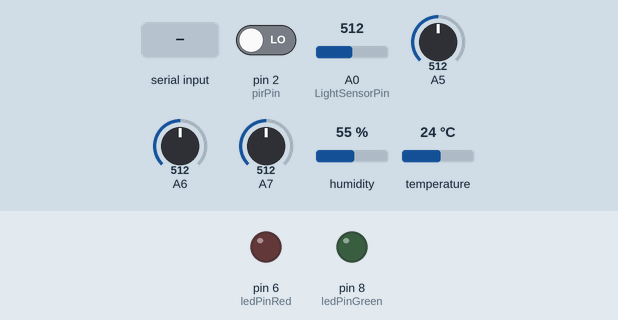
The sketch below on a simulated Arduino Uno, built with avr-gcc and run on an emulated ATmega328P. On the bench: output pins drawn as LEDs (lit = HIGH). The test bench sets the inputs (shaded band); at power-on: pin 2 (pirPin) LOW, A0 (LightSensorPin) = 512, A5 = 512, A6 = 512, A7 = 512, humidity 55 %, temperature 24 °C. Random numbers use the default seed unless the sketch sets one; EEPROM starts erased; what the sketch prints to the serial monitor is not drawn.

Above: at 2.6 s.
2.7 s: "{command:on}\n" received over Serial
At 6.4 s:
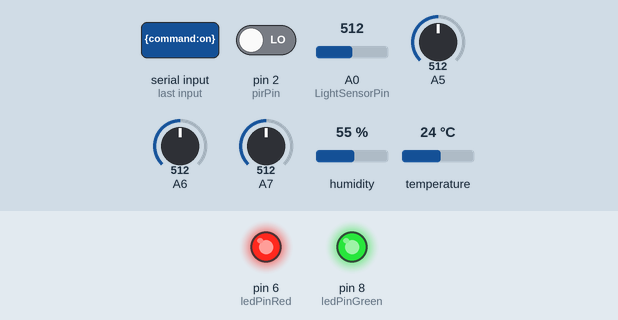
6.9 s: "{command:off}\n" received over Serial
At 8.1 s:
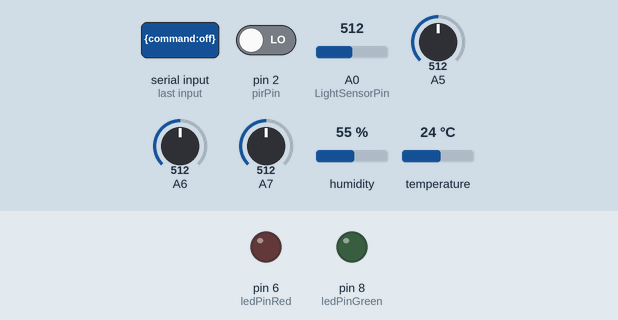
Timing chart, 0 to 9.9 s (numbered marks = the images above; inputs shaded):
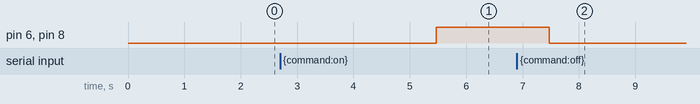

The sketch:

connectthedots.ino
```cpp
#include <dht11.h>
#include <EEPROM.h>
#define MYSERIAL Serial
#define dht_dpin A1 //no ; here. Set equal to channel sensor is on
dht11 DHT;

int ledPinRed = 6;
int ledPinGreen = 8;


const int LightSensorPin = A0;  // Analog input pin that the potentiometer is attached to
float lightsensorValue = 0;

const int pirPin = 2;    //the digital pin connected to the PIR sensor's output
float motionvalue = 0;


char GUID1[37];
char GUID2[37];
char GUID3[37];
char GUID4[37];
char Org[] = "Microsoft Singapore DX Team";
char Disp[] = "Arduino + Raspiberry Pi 2 on Windows";
char Locn[] = "SG MIC";
char Measure1[] = "temperature";
char Units1[] = "C";
char Measure2[] = "humidity";
char Units2[] = "%";
char Measure3[] = "light";
char Units3[] = "lumen";
char Measure4[] = "motion";
char Units4[] = "binary";
char buffer[300];
char dtostrfbuffer[15];

long unitId;


void setup() {
	Serial.begin(9600);

	delay(1000);//Wait rest of 1000ms recommended delay before
	pinMode(ledPinRed, OUTPUT);
	pinMode(ledPinGreen, OUTPUT);
	String guid = generateGuid();
	guid.toCharArray(GUID1, 37);
	guid = generateGuid();
	guid.toCharArray(GUID2, 37);
	guid = generateGuid();
	guid.toCharArray(GUID3, 37);
	guid = generateGuid();
	guid.toCharArray(GUID4, 37);

}//end "setup()"

String generateGuid() {
	String firstpart = generate8();
	while (firstpart.length() <8) {
		firstpart = generate8();
	}

	String secondtemppart = generate8();
	String secondpart = secondtemppart.substring(0, 4);
	String thirdpart = secondtemppart.substring(3, 7);

	String fourthtemppart = generate8();
	String fourthpart = fourthtemppart.substring(0, 4);

	String fifthtemppart = generate8();
	while (fifthtemppart.length() <8) {
		fifthtemppart = generate8();
	}
	String fifthtemppart2 = fourthtemppart.substring(3, 7);
	String fifthpart = fifthtemppart + fifthtemppart2;


	return (firstpart + "-" + secondpart + "-" + thirdpart + "-" + fourthpart + "-" + fifthpart);

}

String generate8() {
	long notunitId;


	unitId = (long)EEPROM.read(0) << 24 | (long)EEPROM.read(1) << 16 | (long)EEPROM.read(2) << 8 | (long)EEPROM.read(3);
	notunitId = (long)EEPROM.read(4) << 24 | (long)EEPROM.read(5) << 16 | (long)EEPROM.read(6) << 8 | (long)EEPROM.read(7);


	unitId = notunitId = 4711;
	if (unitId == -notunitId) {

		return String(unitId, HEX);
	}
	else {
		randomSeed(analogRead(7)*analogRead(6)*analogRead(5) + micros());
		unitId = random();
		notunitId = -unitId;
		EEPROM.write(0, unitId >> 24 & 0xFF);
		EEPROM.write(1, unitId >> 16 & 0xFF);
		EEPROM.write(2, unitId >> 8 & 0xFF);
		EEPROM.write(3, unitId & 0xFF);
		EEPROM.write(4, notunitId >> 24 & 0xFF);
		EEPROM.write(5, notunitId >> 16 & 0xFF);
		EEPROM.write(6, notunitId >> 8 & 0xFF);
		EEPROM.write(7, notunitId & 0xFF);
		return String(unitId, HEX);
	}
}


float get_light_level()
{

	float lightSensor = analogRead(LightSensorPin);
	lightSensor = 1 / lightSensor * 1500;
	return(lightSensor);
}

void loop() {
	//This is the "heart" of the program.
	DHT.read(dht_dpin);
	lightsensorValue = get_light_level();
	motionvalue = digitalRead(pirPin);

	float temperatureC = DHT.temperature;
	float humdity = DHT.humidity;


	memset(buffer, '\0', sizeof(buffer));
	strcat(buffer, "{");
	strcat(buffer, "\"guid\":\"");
	strcat(buffer, GUID1);
	strcat(buffer, "\",\"organization\":\"");
	strcat(buffer, Org);
	strcat(buffer, "\",\"timecreated\":\"");
	strcat(buffer, "timenow");
	strcat(buffer, "\",\"displayname\":\"");
	strcat(buffer, Disp);
	strcat(buffer, "\",\"location\":\"");
	strcat(buffer, Locn);
	strcat(buffer, "\",\"measurename\":\"");
	strcat(buffer, Measure1);
	strcat(buffer, "\",\"unitofmeasure\":\"");
	strcat(buffer, Units1);
	strcat(buffer, "\",\"value\":");
	strcat(buffer, dtostrf(temperatureC, 5, 2, dtostrfbuffer));
	strcat(buffer, "}");
	Serial.println(buffer);
	delay(300);

	// print string for humidity, separated by line for ease of reading
	memset(buffer, '\0', sizeof(buffer));
	strcat(buffer, "{");
	strcat(buffer, "\"guid\":\"");
	strcat(buffer, GUID2);
	strcat(buffer, "\",\"organization\":\"");
	strcat(buffer, Org);
	strcat(buffer, "\",\"timecreated\":\"");
	strcat(buffer, "timenow");
	strcat(buffer, "\",\"displayname\":\"");
	strcat(buffer, Disp);
	strcat(buffer, "\",\"location\":\"");
	strcat(buffer, Locn);
	strcat(buffer, "\",\"measurename\":\"");
	strcat(buffer, Measure2);
	strcat(buffer, "\",\"unitofmeasure\":\"");
	strcat(buffer, Units2);
	strcat(buffer, "\",\"value\":");
	strcat(buffer, dtostrf(humdity, 5, 2, dtostrfbuffer));
	strcat(buffer, "}");
	Serial.println(buffer);
	delay(300);

	// print string for light, separated by line for ease of reading
	memset(buffer, '\0', sizeof(buffer));
	strcat(buffer, "{");
	strcat(buffer, "\"guid\":\"");
	strcat(buffer, GUID3);
	strcat(buffer, "\",\"organization\":\"");
	strcat(buffer, Org);
	strcat(buffer, "\",\"timecreated\":\"");
	strcat(buffer, "timenow");
	strcat(buffer, "\",\"displayname\":\"");
	strcat(buffer, Disp);
	strcat(buffer, "\",\"location\":\"");
	strcat(buffer, Locn);
	strcat(buffer, "\",\"measurename\":\"");
	strcat(buffer, Measure3);
	strcat(buffer, "\",\"unitofmeasure\":\"");
	strcat(buffer, Units3);
	strcat(buffer, "\",\"value\":");
	strcat(buffer, dtostrf(lightsensorValue, 5, 3, dtostrfbuffer));
	strcat(buffer, "}");
	Serial.println(buffer);
	delay(300);

	// print string for motion, separated by line for ease of reading
	memset(buffer, '\0', sizeof(buffer));
	strcat(buffer, "{");
	strcat(buffer, "\"guid\":\"");
	strcat(buffer, GUID4);
	strcat(buffer, "\",\"organization\":\"");
	strcat(buffer, Org);
	strcat(buffer, "\",\"timecreated\":\"");
	strcat(buffer, "timenow");
	strcat(buffer, "\",\"displayname\":\"");
	strcat(buffer, Disp);
	strcat(buffer, "\",\"location\":\"");
	strcat(buffer, Locn);
	strcat(buffer, "\",\"measurename\":\"");
	strcat(buffer, Measure4);
	strcat(buffer, "\",\"unitofmeasure\":\"");
	strcat(buffer, Units4);
	strcat(buffer, "\",\"value\":");
	strcat(buffer, dtostrf(motionvalue, 3, 1, dtostrfbuffer));
	strcat(buffer, "}");
	Serial.println(buffer);

	delay(300);


	if (Serial.available() > 0)
	{
		String str = Serial.readStringUntil('\n');
		Serial.println(str);
		if (str == "{command:off}") {
			digitalWrite(ledPinRed, LOW);
			digitalWrite(ledPinGreen, LOW);
		}
		else if (str == "{command:on}") {
			digitalWrite(ledPinRed, HIGH);
			digitalWrite(ledPinGreen, HIGH);
		}

	}

}// end loop()
```

Measured:
- after the input at 2.7 s, pin 6 (ledPinRed), pin 8 (ledPinGreen): LOW → HIGH after 2.8 s
- after the input at 6.9 s, pin 6 (ledPinRed), pin 8 (ledPinGreen): HIGH → LOW after 0.57 s
